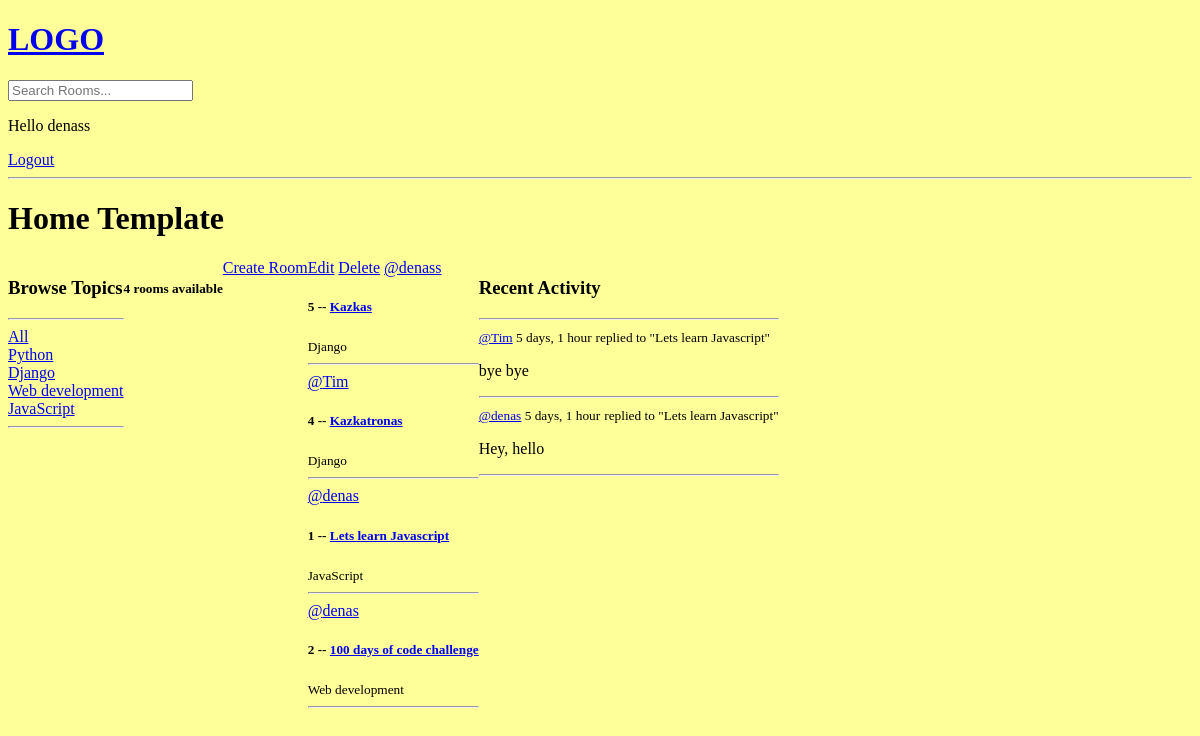
The app's page / (signed in), older data.
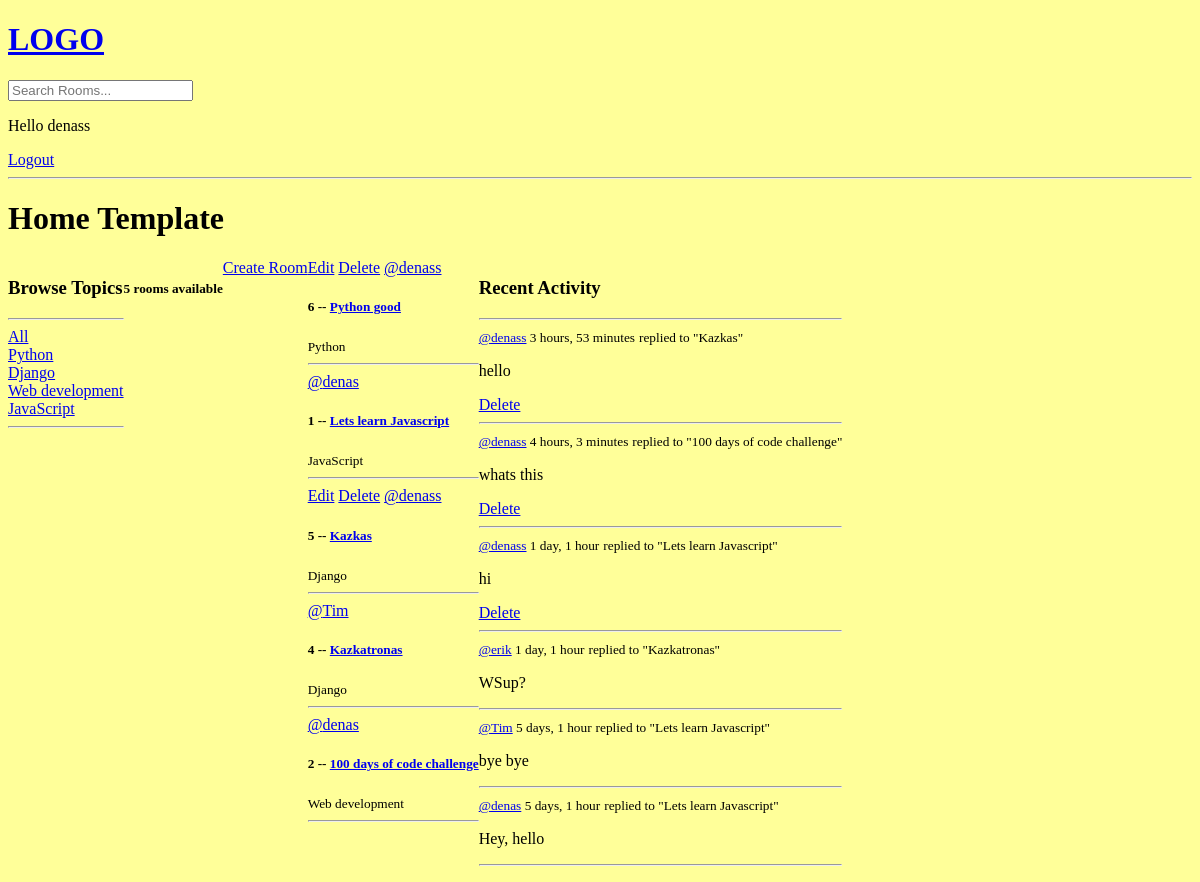
The same page, newer data.
### base/models.py (models this page shows, shortened)
class Topic(models.Model):
    name = models.CharField(max_length=200)

class Room(models.Model):
    host = models.ForeignKey(User, on_delete=models.SET_NULL, null=True)
    topic = models.ForeignKey(Topic, on_delete=models.SET_NULL, null=True)  # might cause issues later
    name = models.CharField(max_length=200)
    description = models.TextField(null=True, blank=True)  # null=True - this value can be left empty
    participants = models.ManyToManyField(User, related_name='participants', blank=True)
    updated = models.DateTimeField(auto_now=True)  # take a time stamp everytime
    created = models.DateTimeField(auto_now_add=True)  # takes a time stamp only when its saved
    class Meta:
        ordering = ['-updated', '-created']
    def __str__(self):
        return self.name

class Message(models.Model):
    user = models.ForeignKey(User, on_delete=models.CASCADE)
    room = models.ForeignKey(Room, on_delete=models.CASCADE)
    body = models.TextField()
    updated = models.DateTimeField(auto_now=True)
    created = models.DateTimeField(auto_now_add=True)
    class Meta:
        ordering = ['-updated', '-created']
    def __str__(self):
        return self.body[0:50]

### base/views.py (the view)
# urls.py: path('', views.home, name="home"),
def home(request):  # request - HttpObject
    q = request.GET.get('q') if request.GET.get('q') is not None else ''
    rooms = Room.objects.filter(
        Q(topic__name__icontains=q) |
        Q(name__icontains=q) |
        Q(description__icontains=q)
    )  # 'icontains' is not case sensitive
    topics = Topic.objects.all()
    rooms_count = rooms.count()
    room_messages = Message.objects.filter\
        (Q(room__topic__name__icontains=q))  # shows 'recent activities' for specific topics selected
    context = {'rooms': rooms, 'topics': topics,
               'rooms_count': rooms_count,
               'room_messages': room_messages}  # makes 'rooms' list accessible through home.html
    return render(request, 'base/home.html', context)

### base/templates/base/home.html (shortened to what this page needs)
{% extends 'main.html' %}
{% block content %}
<h1>Home Template</h1>
<div class="home-container">
    <div>
        {% include 'base/topics_component.html' %}
    </div>
        <h5>{{rooms_count}} rooms available</h5>
        <a href="{% url 'create-room' %}">Create Room</a>
        <div>
            {% include 'base/feed_component.html' %}
        </div>
    <div>
        {% include 'base/activity_component.html' %}
    </div>
</div>
{% endblock content %}

### base/templates/base/topics_component.html
<h3>Browse Topics</h3>
<hr>
    <div>
        <a href="{% url 'home' %}">All</a>
    </div>
{% for topic in topics %}
    <div>
        <a href="{% url 'home' %}?q={{topic.name}}">{{topic.name}}</a>
    </div>
{% endfor %}
<hr>

### base/templates/base/feed_component.html
{% for room in rooms %}
    <div>
        {% if request.user == room.host %}
        <a href="{% url 'update-room' room.id %}">Edit</a>
        <a href="{% url 'delete-room' room.id %}">Delete</a>
        {% endif %}
        <a href="{% url 'user-profile' room.host.id %}">@{{ room.host.username }}</a>
        <h5>{{room.id}} -- <a href="{% url 'room' room.id %}">{{room.name}}</a></h5>
        <small>{{room.topic.name}}</small>
        <hr>
    </div>
{% endfor %}

### base/templates/base/activity_component.html
<h3>Recent Activity</h3>
<hr>
{% for message in room_messages %}
<div>
    <small><a href="{% url 'user-profile' message.user.id %}">@{{message.user}}</a>  {{message.created|timesince}}</small>
    <small>replied to "{{message.room}}"</small>
    <p>{{message}}</p>
    {% if request.user == message.user %}
    <a href="{% url 'delete-message' message.id %}">Delete</a>
    {% endif %}
    <hr>
</div>
{% endfor %}

Row changes from the older to the newer data that the page shows:
added Room: shows "Edit", host.username "denass", id "6", name "Python good", topic.name "Python"
changed Room "Lets learn Javascript": moves up the list
added Message: user "denass", created "3 hours, 53 minutes", room "Kazkas", body "hello", shows "Delete"
added Message: user "denass", created "4 hours, 3 minutes", room "100 days of code challenge", body "whats this", shows "Delete"
added Message: user "denass", created "1 day, 1 hour", room "Lets learn Javascript", body "hi", shows "Delete"
added Message: user "erik", created "1 day, 1 hour", room "Kazkatronas", body "WSup?"
Text that changed along with them:
{{ rooms_count }}: "4" → "5"
